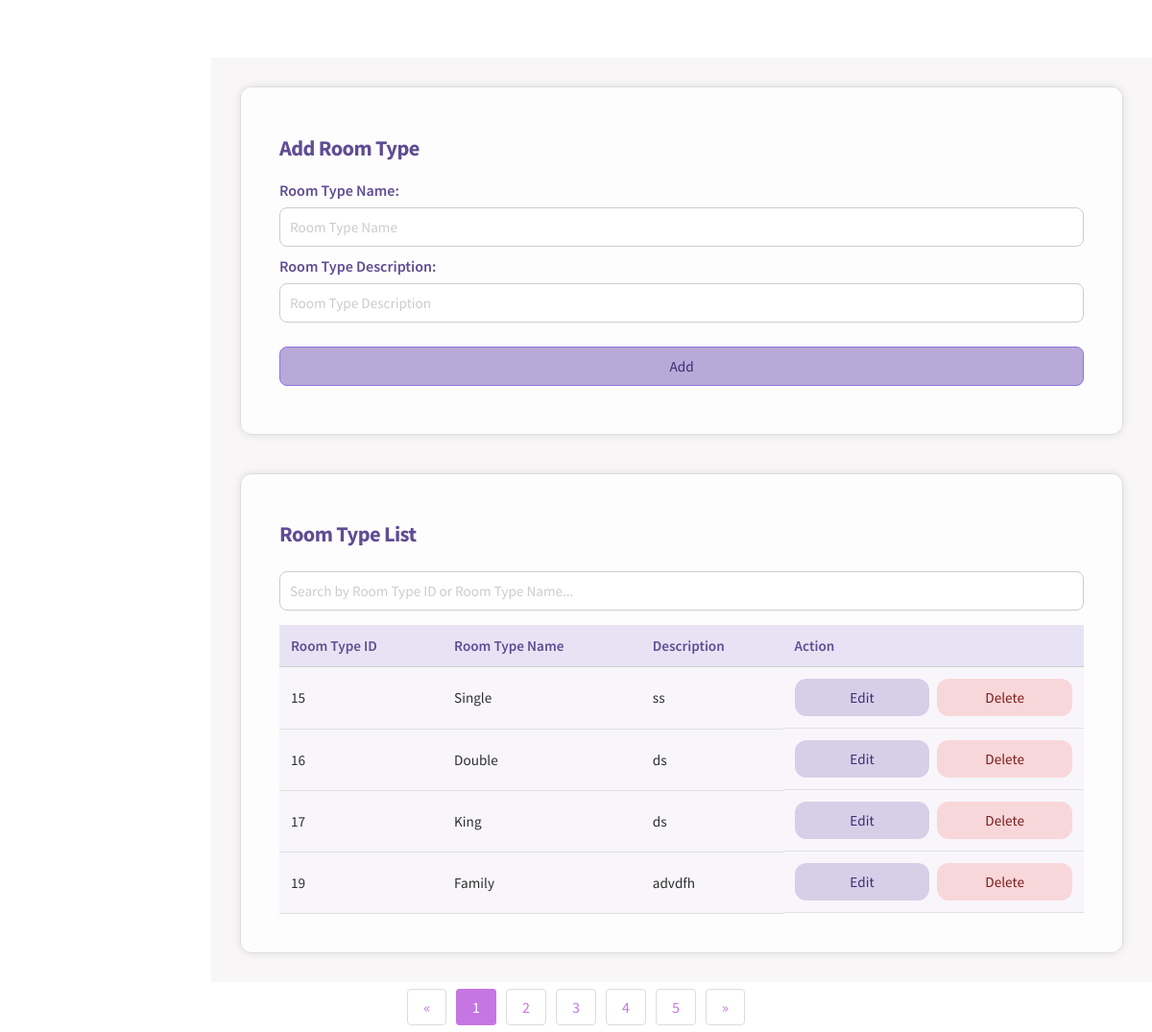
Screenshot of /room-type.php with the database file from the repository.
### tables this page shows
CREATE TABLE ROOM_TYPE(
ROOM_TYPE_ID INTEGER  NOT NULL PRIMARY KEY AUTOINCREMENT,
ROOM_TYPE_NAME TEXT NOT NULL,
ROOM_TYPE_DESCRIPTION TEXT NOT NULL
);

### functions.php (the view, shortened to what this page needs)
<?php
function createDB()
{
    $db = new SQLite3('hotelSQL.db');
    $db->exec("PRAGMA foreign_keys = ON");
    return $db;
}
function RoomTypeList($editingId = null)
{
    $db = createDB();
    $select_query = "SELECT * FROM ROOM_TYPE";
    $result = $db->query($select_query);
    while ($row = $result->fetchArray(SQLITE3_ASSOC)) {
        if ($editingId == $row['ROOM_TYPE_ID']) {
            echo "<form method='post'><tr>";
            echo "<td>" . $row['ROOM_TYPE_ID'] . "</td>";
            echo "<td>
                    <input type='hidden' name='room-type-id' value='" . $row['ROOM_TYPE_ID'] . "'>
                    <input type='text' name='room-type-name' value='" . htmlspecialchars($row['ROOM_TYPE_NAME']) . "' required>
                  </td>";
            echo "<td>
                    <input type='text' name='room-type-desc' value='" . htmlspecialchars($row['ROOM_TYPE_DESCRIPTION']) . "' required>
                  </td>";
            echo "<td>
                    <input type='submit' class='submit-btn' name='save' value='Save'>
                    <input type='submit' class='delete-button-in-list' name='cancel' value='Cancel'>
                  </td>";
            echo "</tr></form>";
        } else {
            echo "<form method='post'><tr>";
            echo "<td>" . $row['ROOM_TYPE_ID'] . "</td>";
            echo "<td>" . $row['ROOM_TYPE_NAME'] . "</td>";
            echo "<td>" . $row['ROOM_TYPE_DESCRIPTION'] . "</td>";
            echo "<td>
                    <input type='hidden' name='room-type-id' value='" . $row['ROOM_TYPE_ID'] . "'>
                    <input type='submit' class='edit-button-in-list' name='edit' value='Edit'>
                    <input type='submit' class='delete-button-in-list' name='delete' value='Delete'>
                  </td>";
            echo "</tr></form>";
        }
    }
}
?>

### room-type.php (shortened to what this page needs)
<!DOCTYPE html>
<html lang="en">
<head>
    <link rel="stylesheet" href="style.css" />
</head>
<?php
require_once("functions.php");
$editingId = null;
?>
<body onload="loadNavbar()">
    <div class="main_content">
        <section class="add-container">
            <h2>Add Room Type</h2>
            <div class="base-form">
                <form autocomplete="off" method="post">
                    <div class="base-form">
                        <div>
                            <label for="room-type-name"> Room Type Name: </label>
                            <input type="text" id="room-type-name"  placeholder="Room Type Name" name="room-type-name" required>
                        </div>
                        <div>
                            <label for="room-type-desc"> Room Type Description: </label>
                            <input type="text" id="room-type-desc"  placeholder="Room Type Description" name="room-type-desc" required>
                        </div>
                        <input type="submit" class="submit-btn" name="add" value="Add">
                </form>
            </div>
        </section>
        <br /><br />
        <section class="add-container">
            <h2>Room Type List</h2>
            <div class="search-bar">
                <input type="text" id="searchInput" placeholder="Search by Room Type ID or Room Type Name..."
                    autocomplete="off" onkeyup="filterRoomTypeList(this)">
            </div>
            <table class="base-table">
                <thead>
                    <tr>
                        <th>Room Type ID</th>
                        <th>Room Type Name</th>
                        <th>Description</th>
                        <th>Action</th>
                    </tr>
                </thead>
                <tbody>
                    <?php RoomTypeList($editingId); ?>
                </tbody>
            </table>
        </section>
    </div>
    <ul class="pagination">
        <li><a href="#">&laquo;</a></li>
        <li class="active"><a href="#">1</a></li>
        <li><a href="#">2</a></li>
        <li><a href="#">3</a></li>
        <li><a href="#">4</a></li>
        <li><a href="#">5</a></li>
        <li><a href="#">&raquo;</a></li>
    </ul>
</body>
</html>

### style.css (style rules this page uses)
html, body { margin: 0; padding: 0; box-sizing: border-box; }
*, *::before, *::after { box-sizing: inherit; }
* { font-family: "Source Sans Pro", Helvetica, sans-serif; }
h2 { text-align: center; font-weight: 300; font-size: 2.5em; color: #000000; margin-bottom: 20px; letter-spacing: -0.025em; }
input::placeholder { color: #ccc; }
label { color: #000000; display: block; margin-bottom: 8px; }
input[type="text"], input[type="password"] { width: 90%; padding: 10px; border: 1px solid #ccc; border-radius: 8px; outline: none; }
.main_content { margin-top: 60px; margin-left: 220px; padding: 30px; background: #f8f6f6; min-height: calc(100vh - 60px); color: #2e2e2e; flex: 1; min-width: 0; }
.add-container { max-width: 1000px; margin: 0 auto; padding: 30px; background: #ffffffcc; border-radius: 12px; border: 1px solid #ddd; }
.add-container h2 { color: #5f4d93; font-size: 1.4rem; font-weight: 700; margin-bottom: 20px; text-align: left; }
.add-container { display: block; }
.search-bar { margin: 10px 0; padding: 5px 0; }
.search-bar input { display: block; width: 100%; padding: 6px 10px; border: 1px solid #ccc; }
.base-table { width: 100%; border-collapse: collapse; color: #2e2e2e; font-size: 0.95rem; background-color: #fff; }
.base-table thead { background-color: #e8e3f4; }
.base-table th { text-align: left; font-weight: 600; color: #5f4d93; padding: 12px; border-bottom: 1px solid #ccc; }
.base-table td { padding: 12px; border-bottom: 1px solid #e0e0e0; }
.base-table td:last-child { display: flex; justify-content: flex-start; align-items: center; gap: 8px; }
.base-table tr:nth-child(even) { background-color: #f8f6fb; }
.base-form { display: flex; flex-direction: column; gap: 10px; }
.base-form input { padding: 8px; border: 1px solid #ccc; border-radius: 6px; background-color: #fff; width: 450px; }
.submit-btn { margin-top: 15px; background-color: #d7cfe8; color: #3b2d75; padding: 10px 0; border: none; border-radius: 8px; width: 200px; }
.add-container { max-width: 1000px; padding: 30px 40px 40px 40px; margin: 0 auto; background: rgba(255, 255, 255, 0.8); border-radius: 12px; border: 1px solid #ddd; box-shadow: 0 0 8px rgba(0, 0, 0, 0.1); }
.add-container label { font-weight: 600; color: #5f4d93; }
.add-container input { padding: 10px; border: 1px solid #ccc; border-radius: 8px; font-size: 0.95rem; background-color: #fff; transition: border-color 0.3s, box-shadow 0.3s; }
.add-container .submit-btn { background-color: #b8a9d9; border-color: #8e73e1; outline: none; }
.add-container td input[type="submit"] { padding: 10px 28px; border: none; border-radius: 12px; font-size: 0.95rem; font-weight: 500; cursor: pointer; }
.add-container .edit-button-in-list { background-color: #d7cfe8; color: #3b2d75; }
.add-container .delete-button-in-list { background-color: #f8d7da; color: #7a1c1c; }
.base-form input, .add-container input, .add-container select, .base-form select { width: 100%; max-width: 100%; }
.pagination { display: flex; justify-content: center; list-style-type: none; padding: 0; }
.pagination li { margin: 0 5px; }
.pagination a { text-decoration: none; color: #c676e3; padding: 8px 16px; border: 1px solid #ddd; border-radius: 4px; }
.pagination .active a { background-color: #c676e3; color: #ffffff; border: 1px solid #c676e3; }

### rows the page displays
room_type: ROOM_TYPE_ID "15", ROOM_TYPE_NAME "Single", ROOM_TYPE_DESCRIPTION "ss"
room_type: ROOM_TYPE_ID "16", ROOM_TYPE_NAME "Double", ROOM_TYPE_DESCRIPTION "ds"
room_type: ROOM_TYPE_ID "17", ROOM_TYPE_NAME "King", ROOM_TYPE_DESCRIPTION "ds"
room_type: ROOM_TYPE_ID "19", ROOM_TYPE_NAME "Family", ROOM_TYPE_DESCRIPTION "advdfh"
